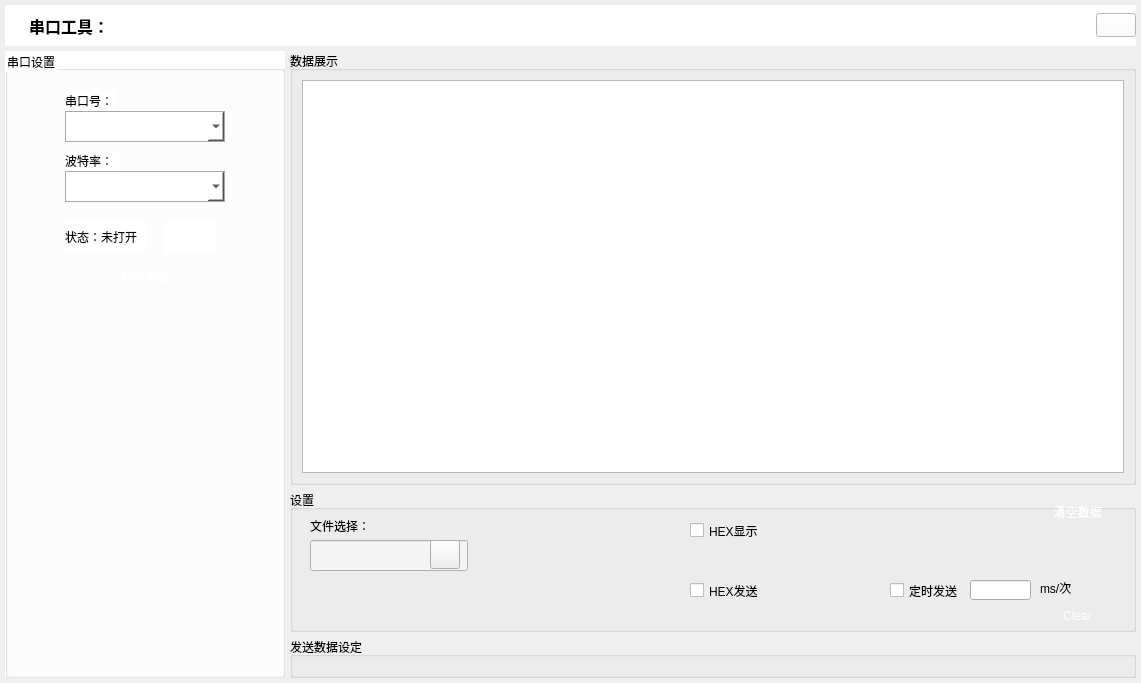
<?xml version="1.0" encoding="UTF-8"?>
<ui version="4.0">
 <class>WgtSerial</class>
 <widget class="QWidget" name="WgtSerial">
  <property name="geometry">
   <rect>
    <x>0</x>
    <y>0</y>
    <width>1141</width>
    <height>683</height>
   </rect>
  </property>
  <property name="windowTitle">
   <string>Serial</string>
  </property>
  <layout class="QVBoxLayout" name="verticalLayout_3">
   <property name="spacing">
    <number>5</number>
   </property>
   <property name="leftMargin">
    <number>5</number>
   </property>
   <property name="topMargin">
    <number>5</number>
   </property>
   <property name="rightMargin">
    <number>5</number>
   </property>
   <property name="bottomMargin">
    <number>5</number>
   </property>
   <item>
    <layout class="QVBoxLayout" name="verticalLayout_2">
     <item>
      <widget class="QWidget" name="wgt_top" native="true">
       <property name="minimumSize">
        <size>
         <width>0</width>
         <height>41</height>
        </size>
       </property>
       <property name="maximumSize">
        <size>
         <width>16777215</width>
         <height>41</height>
        </size>
       </property>
       <property name="styleSheet">
        <string notr="true">background-color: rgb(255, 255, 255);</string>
       </property>
       <layout class="QHBoxLayout" name="horizontalLayout">
        <property name="spacing">
         <number>0</number>
        </property>
        <property name="leftMargin">
         <number>0</number>
        </property>
        <property name="topMargin">
         <number>0</number>
        </property>
        <property name="rightMargin">
         <number>0</number>
        </property>
        <property name="bottomMargin">
         <number>0</number>
        </property>
        <item>
         <widget class="QLabel" name="label_38">
          <property name="minimumSize">
           <size>
            <width>24</width>
            <height>24</height>
           </size>
          </property>
          <property name="maximumSize">
           <size>
            <width>24</width>
            <height>24</height>
           </size>
          </property>
          <property name="styleSheet">
           <string notr="true">image: url(:/image/icon-sort.png);</string>
          </property>
          <property name="text">
           <string/>
          </property>
         </widget>
        </item>
        <item>
         <widget class="QLabel" name="label_5">
          <property name="font">
           <font>
            <family>Arial</family>
            <pointsize>12</pointsize>
            <weight>75</weight>
            <bold>true</bold>
           </font>
          </property>
          <property name="text">
           <string>串口工具：</string>
          </property>
         </widget>
        </item>
        <item>
         <spacer name="horizontalSpacer">
          <property name="orientation">
           <enum>Qt::Horizontal</enum>
          </property>
          <property name="sizeHint" stdset="0">
           <size>
            <width>765</width>
            <height>20</height>
           </size>
          </property>
         </spacer>
        </item>
        <item>
         <widget class="QPushButton" name="Button_Close">
          <property name="minimumSize">
           <size>
            <width>24</width>
            <height>24</height>
           </size>
          </property>
          <property name="styleSheet">
           <string notr="true">border-image: url(:/image/close_hover.png);</string>
          </property>
          <property name="text">
           <string/>
          </property>
         </widget>
        </item>
       </layout>
      </widget>
     </item>
     <item>
      <layout class="QHBoxLayout" name="horizontalLayout_2">
       <item>
        <widget class="QGroupBox" name="groupBox_2">
         <property name="minimumSize">
          <size>
           <width>280</width>
           <height>0</height>
          </size>
         </property>
         <property name="maximumSize">
          <size>
           <width>280</width>
           <height>16777215</height>
          </size>
         </property>
         <property name="styleSheet">
          <string notr="true">background-color: rgb(255, 255, 255);</string>
         </property>
         <property name="title">
          <string>串口设置</string>
         </property>
         <widget class="QLabel" name="label_15">
          <property name="geometry">
           <rect>
            <x>60</x>
            <y>40</y>
            <width>51</width>
            <height>20</height>
           </rect>
          </property>
          <property name="text">
           <string>串口号：</string>
          </property>
         </widget>
         <widget class="QComboBox" name="C_comboBox">
          <property name="geometry">
           <rect>
            <x>60</x>
            <y>60</y>
            <width>160</width>
            <height>31</height>
           </rect>
          </property>
          <property name="font">
           <font>
            <pointsize>12</pointsize>
           </font>
          </property>
          <property name="contextMenuPolicy">
           <enum>Qt::DefaultContextMenu</enum>
          </property>
          <property name="layoutDirection">
           <enum>Qt::LeftToRight</enum>
          </property>
          <property name="styleSheet">
           <string notr="true">border: 1px solid darkgray;</string>
          </property>
          <property name="sizeAdjustPolicy">
           <enum>QComboBox::AdjustToContentsOnFirstShow</enum>
          </property>
         </widget>
         <widget class="QLabel" name="C_state_label">
          <property name="geometry">
           <rect>
            <x>160</x>
            <y>171</y>
            <width>51</width>
            <height>31</height>
           </rect>
          </property>
          <property name="styleSheet">
           <string notr="true">image: url(:/image/Connection statuP_red.png);</string>
          </property>
          <property name="text">
           <string/>
          </property>
         </widget>
         <widget class="QLabel" name="label_16">
          <property name="geometry">
           <rect>
            <x>60</x>
            <y>100</y>
            <width>54</width>
            <height>20</height>
           </rect>
          </property>
          <property name="text">
           <string>波特率：</string>
          </property>
         </widget>
         <widget class="QComboBox" name="Baudrate_comboBox_2">
          <property name="geometry">
           <rect>
            <x>60</x>
            <y>120</y>
            <width>160</width>
            <height>31</height>
           </rect>
          </property>
          <property name="font">
           <font>
            <pointsize>12</pointsize>
           </font>
          </property>
          <property name="styleSheet">
           <string notr="true">border: 1px solid darkgray;</string>
          </property>
         </widget>
         <widget class="QLabel" name="C_state_label2">
          <property name="geometry">
           <rect>
            <x>60</x>
            <y>170</y>
            <width>81</width>
            <height>31</height>
           </rect>
          </property>
          <property name="text">
           <string>状态：未打开</string>
          </property>
         </widget>
         <widget class="QPushButton" name="C_OpenCom_Button">
          <property name="geometry">
           <rect>
            <x>60</x>
            <y>210</y>
            <width>160</width>
            <height>31</height>
           </rect>
          </property>
          <property name="styleSheet">
           <string notr="true">QPushButton:hover{
 	background-color:transparent;
 	border-image: url(:/image/bt_hover.png);
    border:0px;
	color: rgb(255, 255, 255);}
QPushButton:pressed{
 	background-color:transparent; 
 	border-image: url(:/image/bt_active.png);
    border:0px;
	color: rgb(255, 255, 255);}
QPushButton {
  	background-color:transparent;
  	border-image: url(:/image/bt_normal.png);
    border:0px;
	color: rgb(255, 255, 255);
}
</string>
          </property>
          <property name="text">
           <string>打开串口</string>
          </property>
         </widget>
        </widget>
       </item>
       <item>
        <layout class="QVBoxLayout" name="verticalLayout">
         <item>
          <widget class="QGroupBox" name="groupBox">
           <property name="title">
            <string>数据展示</string>
           </property>
           <layout class="QVBoxLayout" name="verticalLayout_5">
            <item>
             <widget class="QTextEdit" name="textEdit"/>
            </item>
           </layout>
          </widget>
         </item>
         <item>
          <widget class="QGroupBox" name="groupBox_3">
           <property name="minimumSize">
            <size>
             <width>0</width>
             <height>142</height>
            </size>
           </property>
           <property name="maximumSize">
            <size>
             <width>16777215</width>
             <height>142</height>
            </size>
           </property>
           <property name="title">
            <string>设置</string>
           </property>
           <widget class="QPushButton" name="C_Upfile_Button">
            <property name="geometry">
             <rect>
              <x>140</x>
              <y>50</y>
              <width>30</width>
              <height>29</height>
             </rect>
            </property>
            <property name="styleSheet">
             <string notr="true">border-image: url(:/image/folder.png);</string>
            </property>
            <property name="text">
             <string/>
            </property>
           </widget>
           <widget class="QLineEdit" name="C_lineEdit">
            <property name="geometry">
             <rect>
              <x>20</x>
              <y>50</y>
              <width>158</width>
              <height>31</height>
             </rect>
            </property>
            <property name="font">
             <font>
              <pointsize>12</pointsize>
             </font>
            </property>
            <property name="styleSheet">
             <string notr="true">background-color: rgb(245, 245, 245);</string>
            </property>
            <property name="readOnly">
             <bool>true</bool>
            </property>
           </widget>
           <widget class="QLabel" name="label_21">
            <property name="geometry">
             <rect>
              <x>20</x>
              <y>20</y>
              <width>111</width>
              <height>31</height>
             </rect>
            </property>
            <property name="text">
             <string>文件选择：</string>
            </property>
           </widget>
           <widget class="QCheckBox" name="checkBox">
            <property name="geometry">
             <rect>
              <x>400</x>
              <y>90</y>
              <width>71</width>
              <height>21</height>
             </rect>
            </property>
            <property name="text">
             <string>HEX发送</string>
            </property>
           </widget>
           <widget class="QCheckBox" name="checkBox_2">
            <property name="geometry">
             <rect>
              <x>400</x>
              <y>30</y>
              <width>71</width>
              <height>21</height>
             </rect>
            </property>
            <property name="text">
             <string>HEX显示</string>
            </property>
           </widget>
           <widget class="QCheckBox" name="checkBox_3">
            <property name="geometry">
             <rect>
              <x>600</x>
              <y>90</y>
              <width>71</width>
              <height>21</height>
             </rect>
            </property>
            <property name="text">
             <string>定时发送</string>
            </property>
           </widget>
           <widget class="QLineEdit" name="lineEdit">
            <property name="geometry">
             <rect>
              <x>680</x>
              <y>90</y>
              <width>61</width>
              <height>20</height>
             </rect>
            </property>
           </widget>
           <widget class="QLabel" name="label">
            <property name="geometry">
             <rect>
              <x>750</x>
              <y>90</y>
              <width>51</width>
              <height>16</height>
             </rect>
            </property>
            <property name="text">
             <string>ms/次</string>
            </property>
           </widget>
           <widget class="QPushButton" name="pushButton_2">
            <property name="geometry">
             <rect>
              <x>750</x>
              <y>10</y>
              <width>75</width>
              <height>23</height>
             </rect>
            </property>
            <property name="styleSheet">
             <string notr="true">QPushButton:hover{
 	background-color:transparent;
 	border-image: url(:/image/bt_hover.png);
    border:0px;
	color: rgb(255, 255, 255);}
QPushButton:pressed{
 	background-color:transparent; 
 	border-image: url(:/image/bt_active.png);
    border:0px;
	color: rgb(255, 255, 255);}
QPushButton {
  	background-color:transparent;
  	border-image: url(:/image/bt_normal.png);
    border:0px;
	color: rgb(255, 255, 255);
}
</string>
            </property>
            <property name="text">
             <string>清空数据</string>
            </property>
           </widget>
           <widget class="QPushButton" name="pushButton_3">
            <property name="geometry">
             <rect>
              <x>750</x>
              <y>114</y>
              <width>75</width>
              <height>23</height>
             </rect>
            </property>
            <property name="styleSheet">
             <string notr="true">QPushButton:hover{
 	background-color:transparent;
 	border-image: url(:/image/bt_hover.png);
    border:0px;
	color: rgb(255, 255, 255);}
QPushButton:pressed{
 	background-color:transparent; 
 	border-image: url(:/image/bt_active.png);
    border:0px;
	color: rgb(255, 255, 255);}
QPushButton {
  	background-color:transparent;
  	border-image: url(:/image/bt_normal.png);
    border:0px;
	color: rgb(255, 255, 255);
}
</string>
            </property>
            <property name="text">
             <string>Clear</string>
            </property>
           </widget>
           <zorder>C_lineEdit</zorder>
           <zorder>label_21</zorder>
           <zorder>C_Upfile_Button</zorder>
           <zorder>checkBox</zorder>
           <zorder>checkBox_2</zorder>
           <zorder>checkBox_3</zorder>
           <zorder>lineEdit</zorder>
           <zorder>label</zorder>
           <zorder>pushButton_2</zorder>
           <zorder>pushButton_3</zorder>
          </widget>
         </item>
         <item>
          <widget class="QGroupBox" name="gb_send">
           <property name="minimumSize">
            <size>
             <width>223</width>
             <height>0</height>
            </size>
           </property>
           <property name="maximumSize">
            <size>
             <width>16777215</width>
             <height>223</height>
            </size>
           </property>
           <property name="title">
            <string>发送数据设定</string>
           </property>
           <layout class="QVBoxLayout" name="verticalLayout_4">
            <item>
             <widget class="QWidget" name="wgt_send" native="true">
              <property name="styleSheet">
               <string notr="true">background-color: rgb(85, 170, 255);</string>
              </property>
              <widget class="QTextEdit" name="te_send">
               <property name="geometry">
                <rect>
                 <x>80</x>
                 <y>20</y>
                 <width>331</width>
                 <height>141</height>
                </rect>
               </property>
               <property name="styleSheet">
                <string notr="true">background-color: rgb(255, 255, 255);</string>
               </property>
              </widget>
             </widget>
            </item>
           </layout>
          </widget>
         </item>
        </layout>
       </item>
      </layout>
     </item>
    </layout>
   </item>
  </layout>
 </widget>
 <resources/>
 <connections/>
</ui>
